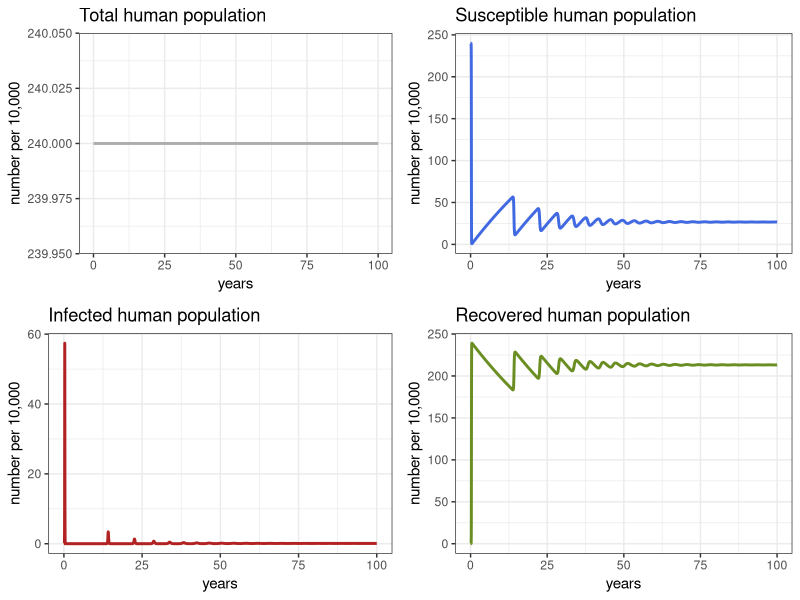
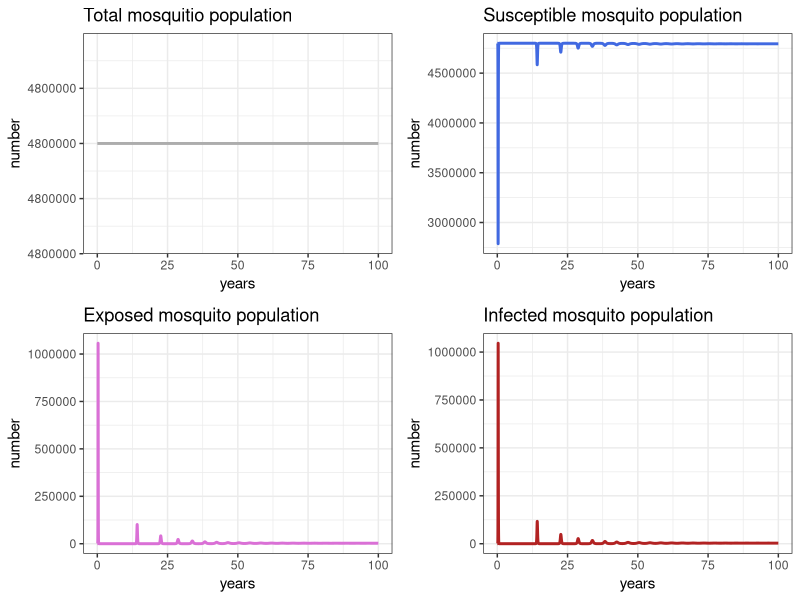
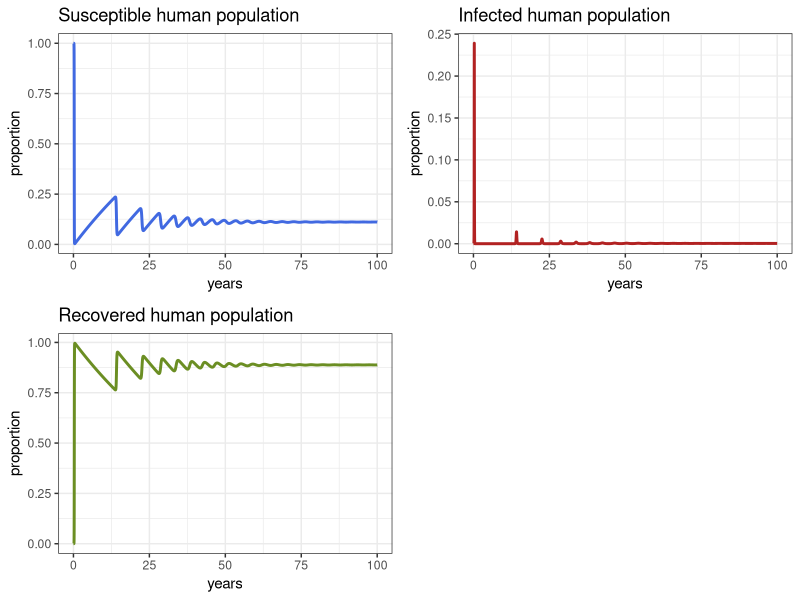
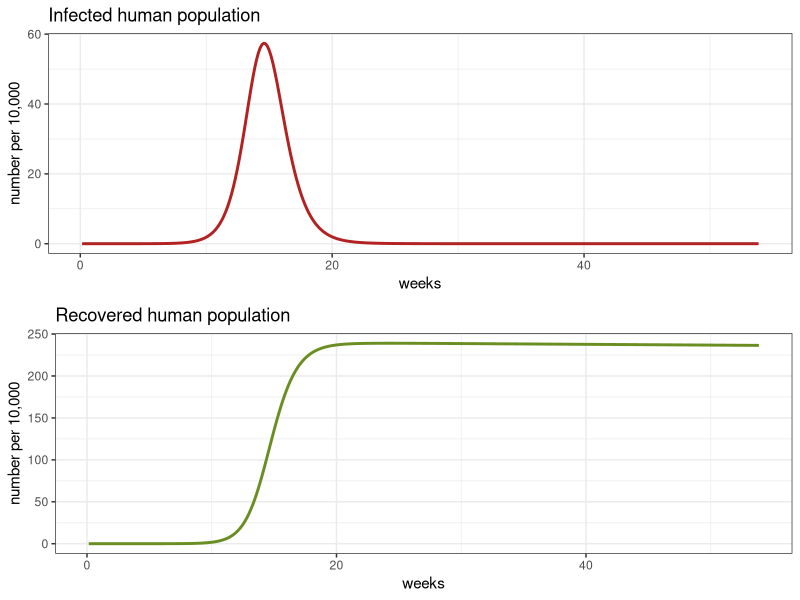

R code for these plots, in order:
## ---- chunk 1
library(knitr)

opts_chunk$set(collapse = TRUE)


## ---- chunk 2
library(deSolve)
library(ggplot2)
library(gridExtra)

## ---- chunk 3
# Parameters
Lv       <- 10        # life span of mosquitos (in days)
Lh       <- 50 * 365  # life span of humans (in days)
Iph      <- 7         # Infectious period in humans (in days)
IP       <- 6         # Infectious period in vectors (in days)
EIP      <- 8.4       # Extrinsic incubation period in adult mosquitos

muv      <- 1/Lv      # mortality of mosquitos
muh      <- 1/Lh      # mortality of humans
gamma    <- 1/Iph     # recovery rate in humans
delta    <- 1/EIP     # extrinsic incubation rate


# Population size
Nh       <- 2.4 * 10^6# Number of humans (Population of Cali, Colombia)
m        <- 2         # Vector to human ratio
Nv       <- m * Nh    # Number of vectors

betah    <- 0.7       # Probability of transmission from vector to host
betav    <- 0.7       # Probability of transmission from host to vector
R0       <- 3         # Reproductive number
b        <- sqrt((R0 ^2 * muv*(muv+delta) * (muh+gamma)) /
                   (m * betah * betav * delta)) # bitting rate

TIME     <- 100       # Number of years to run the simulation 


## ---- chunk 4
arbovmodel <- function (t, x, params) {
  
  Sh <- x[1]    #Susceptible humans
  Ih <- x[2]    #Infected humans
  Rh <- x[3]    #Recovered humans
  Sv <- x[4]    #Susceptible vectors
  Ev <- x[5]    #Susceptible vectors
  Iv <- x[6]    #Infected vectors
  
  with(as.list(params), #local environment to evaluate derivatives
       {
         # Humans
         dSh   <-  muh * Nh - (betah * b/Nh) * Sh * Iv - muh * Sh   
         dIh   <-  (betah * b/Nh) * Sh * Iv  - (gamma + muh) * Ih
         dRh   <-  gamma * Ih  - muh * Rh
         
         # Vectors
         dSv  <-  muv * Nv - (betav * b/Nh) * Ih * Sv - muv * Sv 
         dEv  <-   (betav * b/Nh) * Ih * Sv - (delta + muv)* Ev
         dIv  <-   delta * Ev - muv * Iv
         
         dx   <- c(dSh, dIh, dRh, dSv, dEv, dIv)
         list(dx)
       }
  )
}
## ---- chunk 5
# ----------- Solving the model
times  <- seq(1,365 * TIME , by = 1)

# Specifying parameters
params <- c(
  muv      <- muv,     
  muh      <- muh,     
  gamma    <- gamma,   
  delta    <- delta,   
  b        <- b,       
  betah    <- betah,   
  betav    <- betav,   
  Nh       <- Nh,      
  Nv       <- Nv
  
)


# Initial consitions of the system
xstart<- c(Sh = Nh ,      # Initial number of Sh at T0
           Ih = 0,        # Initial number of Ih at T0
           Rh = 0,        # Initial number of Rh at T0
           Sv = Nv-1,     # Initial number of Sv at T0
           Ev = 0,        # Initial number of Ev at T0
           Iv = 1)        # Initial number of Iv at TO

# Solving the equations
out <- as.data.frame(ode(y      = xstart,     # Initial conditions
                         times  = times,      # Times
                         fun    = arbovmodel, # Model
                         parms  = params))    # Parameters


# Creating time options to display
out$years <- out$time / 365
out$weeks <- out$time / 7
## ---- chunk 6
# Creating time options to display
out$years <- out$time / 365
out$weeks <- out$time / 7
## ---- chunk 7
# Check the general behavior of the model for the whole 100 years

p1h <- ggplot(data = out, aes(y = (Rh + Ih + Sh)/10000, x = years)) +
  geom_line(color='grey68', size=1) +
  ggtitle ('Total human population') +
  theme_bw() + ylab('number per 10,000')

p2h <- ggplot(data = out, aes(y = Sh/10000, x = years)) +
  geom_line(color='royalblue', size=1) +
  ggtitle ('Susceptible human population') +
  theme_bw() + ylab('number per 10,000')

p3h <- ggplot(data = out, aes(y = Ih/10000, x = years)) +
  geom_line(color='firebrick', size=1) +
  ggtitle ('Infected human population') +
 theme_bw() + ylab('number per 10,000')

p4h <- ggplot(data = out, aes(y = Rh/10000, x = years)) +
  geom_line(color='olivedrab', size=1) +
  ggtitle ('Recovered human population') +
   theme_bw() + ylab('number per 10,000')


grid.arrange(p1h, p2h, p3h, p4h, ncol=2)
## ---- chunk 8
# Check the general behavior of the model 

p1v <- ggplot(data = out, aes(y = (Sv + Ev + Iv), x = years)) +
  geom_line(color='grey68', size=1) +
  ggtitle ('Total mosquitio population') +
  theme_bw() + ylab('number')

p2v <- ggplot(data = out, aes(y = Sv, x = years)) +
  geom_line(color='royalblue', size=1) +
  ggtitle ('Susceptible mosquito population') +
  theme_bw() + ylab('number')

p3v <- ggplot(data = out, aes(y = Ev, x = years)) +
  geom_line(color='orchid', size=1) +
  ggtitle ('Exposed mosquito population') +
 theme_bw() + ylab('number')

p4v <- ggplot(data = out, aes(y = Iv, x = years)) +
  geom_line(color='firebrick', size=1) +
  ggtitle ('Infected mosquito population') +
   theme_bw() + ylab('number')

grid.arrange(p1v, p2v, p3v, p4v, ncol=2)

## ---- chunk 9

p1 <- ggplot(data = out, aes(y = Sh/(Sh+Ih+Rh), x = years)) +
  geom_line(color='royalblue', size=1) +
  ggtitle ('Susceptible human population') +
  theme_bw() + ylab('proportion')

p2 <- ggplot(data = out, aes(y = Ih/(Sh+Ih+Rh), x = years)) +
  geom_line(color='firebrick', size=1) +
  ggtitle ('Infected human population') +
 theme_bw() + ylab('proportion')

p3 <- ggplot(data = out, aes(y = Rh/(Sh+Ih+Rh), x = years)) +
  geom_line(color='olivedrab', size=1) +
  ggtitle ('Recovered human population') +
   theme_bw() + ylab('proportion')

grid.arrange(p1, p2, p3, ncol=2)

## ---- chunk 10
# Check the first epidemic

dat <- out[out$weeks < 54,]

p1e <- ggplot(dat, aes(y=Ih/10000, x=weeks)) +
  geom_line(color='firebrick', size=1) +
  ggtitle ('Infected human population') +
 theme_bw() + ylab('number per 10,000')


p2e<- ggplot(dat, aes(y=Rh/10000, x=weeks)) +
  geom_line(color='olivedrab', size=1) +
  ggtitle ('Recovered human population') +
 theme_bw() + ylab('number per 10,000')


grid.arrange(p1e, p2e)
